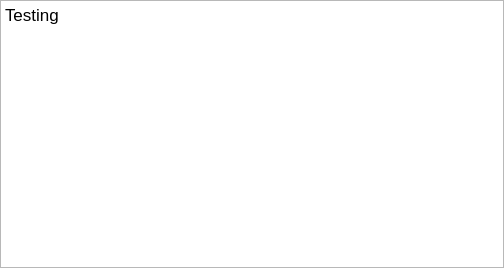
<?xml version="1.0" encoding="UTF-8"?>
<ui version="4.0">
 <class>StandardOutputDockWidget</class>
 <widget class="QDockWidget" name="StandardOutputDockWidget">
  <property name="geometry">
   <rect>
    <x>0</x>
    <y>0</y>
    <width>504</width>
    <height>268</height>
   </rect>
  </property>
  <property name="minimumSize">
   <size>
    <width>250</width>
    <height>183</height>
   </size>
  </property>
  <property name="styleSheet">
   <string notr="true">QDockWidget
{
color: white;
}

QDockWidget::title 
{
background-color: qlineargradient(spread:pad, x1:0, y1:0, x2:0, y2:1, stop:0 rgba(103, 93, 103, 255), stop:0.00985222 rgba(176, 166, 176, 255), stop:0.433498 rgba(127, 117, 127, 255), stop:0.448276 rgba(113, 103, 113, 255), stop:0.985222 rgba(112, 102, 112, 255), stop:1 rgba(79, 69, 79, 255));
text-align: center;
padding-left: 5px;
}
</string>
  </property>
  <property name="features">
   <set>QDockWidget::AllDockWidgetFeatures</set>
  </property>
  <property name="windowTitle">
   <string>[*]Standard Output</string>
  </property>
  <widget class="QWidget" name="dockWidgetContents">
   <layout class="QVBoxLayout" name="verticalLayout">
    <property name="spacing">
     <number>6</number>
    </property>
    <property name="leftMargin">
     <number>0</number>
    </property>
    <property name="topMargin">
     <number>0</number>
    </property>
    <property name="rightMargin">
     <number>0</number>
    </property>
    <property name="bottomMargin">
     <number>0</number>
    </property>
    <item>
     <widget class="QTextEdit" name="stdOutTextEdit">
      <property name="readOnly">
       <bool>true</bool>
      </property>
      <property name="html">
       <string>&lt;!DOCTYPE HTML PUBLIC &quot;-//W3C//DTD HTML 4.0//EN&quot; &quot;http://www.w3.org/TR/REC-html40/strict.dtd&quot;&gt;
&lt;html&gt;&lt;head&gt;&lt;meta name=&quot;qrichtext&quot; content=&quot;1&quot; /&gt;&lt;style type=&quot;text/css&quot;&gt;
p, li { white-space: pre-wrap; }
&lt;/style&gt;&lt;/head&gt;&lt;body style=&quot; font-family:'.Helvetica Neue DeskInterface'; font-size:13pt; font-weight:400; font-style:normal;&quot;&gt;
&lt;p style=&quot; margin-top:0px; margin-bottom:0px; margin-left:0px; margin-right:0px; -qt-block-indent:0; text-indent:0px;&quot;&gt;Testing&lt;/p&gt;
&lt;p style=&quot;-qt-paragraph-type:empty; margin-top:0px; margin-bottom:0px; margin-left:0px; margin-right:0px; -qt-block-indent:0; text-indent:0px;&quot;&gt;&lt;br /&gt;&lt;/p&gt;&lt;/body&gt;&lt;/html&gt;</string>
      </property>
      <property name="placeholderText">
       <string/>
      </property>
     </widget>
    </item>
   </layout>
  </widget>
 </widget>
 <resources/>
 <connections/>
</ui>
